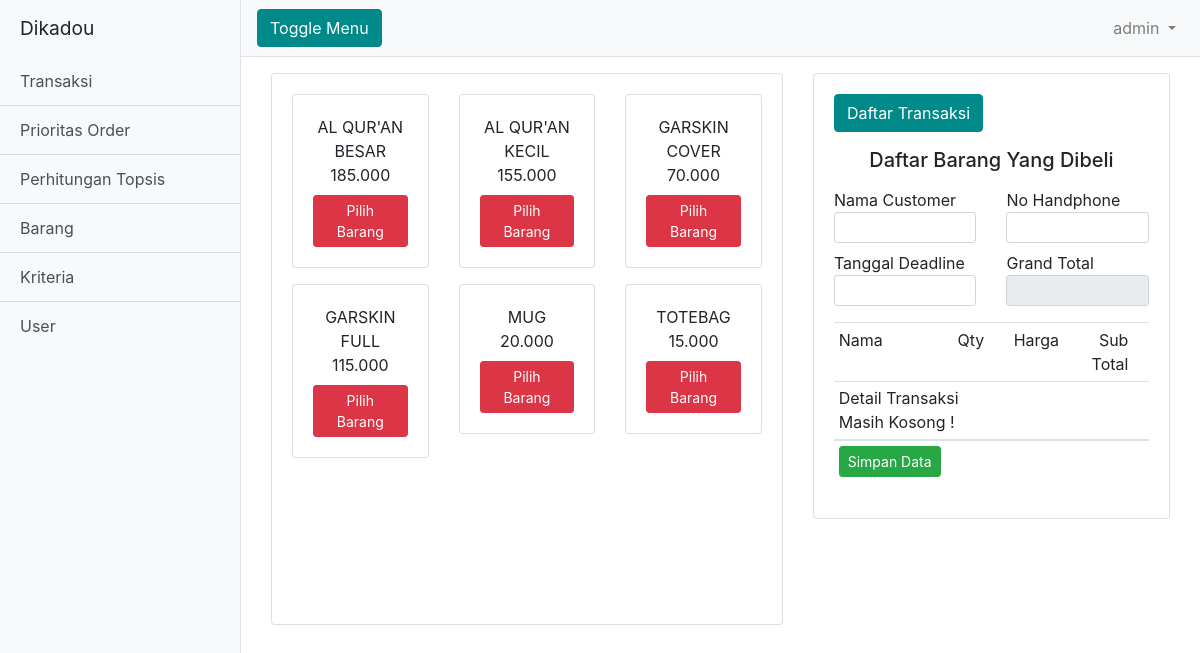
The page /admin.php?halaman=transaksi (signed in) on the database its author committed.
### tables this page shows
CREATE TABLE `barang` (
  `id_barang` int(3) NOT NULL,
  `nama_barang` varchar(100) NOT NULL,
  `harga` int(9) NOT NULL,
  `tingkat_kesulitan` int(1) NOT NULL
);

### koneksi/function.php (called while the page is built, shortened)
<?php
    function rupiah($angka){
        $hasil_rupiah = number_format($angka,0,'.','.');
        return $hasil_rupiah;
    }
?>

### system/transaksi/keranjang_transaksi/tampil.php (the view, shortened to what this page needs)
<div class="container-fluid mt-3">
    <div class="row">
        <div class="col-md-12">
            <div class="row">
                <div class="col-md-7">
                    <div class="card">
                        <div style="overflow-y: scroll; height:550px; width: auto;">
                            <div class="card-body">
                                <div class="row">
                                    <?php
                                $query = mysqli_query($koneksi, "SELECT * FROM barang ORDER BY nama_barang ASC");
                                foreach ($query as $data) :
                                    $id_barang = $data['id_barang'];
                                    $nama_barang = $data['nama_barang'];
                                    $harga = $data['harga'];
                                    $tingkat_kesulitan = $data['tingkat_kesulitan'];
                                    ?>
                                    <div class="col-md-4 mb-3">
                                        <div style="padding:0" class="card">
                                            <div class="card-body">
                                                <p style="margin:0" class="text-center">
                                                    <?php echo $nama_barang ?></p>
                                                <p style="margin:0" class="text-center">
                                                    <?php echo rupiah($harga) ?></p>
                                                <div class="text-center">
                                                    <a onclick="tambah('<?php echo $id_barang ?>','<?php echo addslashes($nama_barang) ?>','<?php echo $harga  ?>','<?php echo $tingkat_kesulitan  ?>')"
                                                        class="btn btn-sm btn-danger text-white mt-2">Pilih Barang</a>
                                                </div>
                                            </div>
                                        </div>
                                    </div>
                                    <?php endforeach; ?>
                                </div>
                            </div>
                        </div>
                    </div>
                </div>
                <div class="col-md-5">
                    <div class="card">
                        <div class="card-body">
                            <a href="?halaman=daftar_transaksi" class="btn btn-primary mb-3">Daftar Transaksi</a>
                            <h5 class="text-center mb-3">Daftar Barang Yang Dibeli</h5>
                            <form method="post" id="myform" action="">
                                <table class="table table-sm" width="100%">
                                    <thead>
                                        <tr>
                                            <td class="text-left" width="36%">Nama</td>
                                            <td class="text-center" width="15%">Qty</td>
                                            <td class="text-right" width="22%">Harga</td>
                                            <td class="text-right" width="22%">Sub Total</td>
                                            <td class="text-right" width="5%">&nbsp</td>
                                        </tr>
                                    </thead>
                                    <tbody>
                                        <tr id="label_kosong">
                                            <td colspan="2">
                                                Detail Transaksi Masih Kosong !
                                            </td>
                                            <td></td>
                                            <td></td>
                                            <td></td>
                                        </tr>
                                    </tbody>
                                    <div class="row mb-3">
                                        <div class="col-md-6">
                                            Nama Customer
                                        </div>
                                        <div class="col-md-6">
                                            No Handphone
                                        </div>
                                        <div class="col-md-6">
                                            <input type="text" class="form-control form-control-sm" name="nama_customer"
                                                required>
                                        </div>
                                        <div class="col-md-6">
                                            <input type="text" class="form-control form-control-sm hp" name="no_hp"
                                                required>
                                        </div>
                                        <div class="col-md-6 mt-2">
                                            Tanggal Deadline
                                        </div>
                                        <div class="col-md-6 mt-2">
                                            Grand Total
                                        </div>
                                        <div class="col-md-6">
                                            <input type="text" id="datepicker" class="form-control form-control-sm"
                                                name="tgl_deadline" required>
                                        </div>
                                        <div class="col-md-6">
                                            <input type="text" class="form-control form-control-sm rupiah text-right"
                                                name="grand_total" id="grand_total" value=" " readonly>
                                        </div>
                                    </div>
                                    <tbody>
                                        <tr>
                                            <td>
                                                <button type="submit" name="simpan"
                                                    class="btn btn-sm btn-success">Simpan Data</button>
                                            </td>
                                        </tr>
                                    </tbody>
                                </table>
                            </form>
                        </div>
                    </div>
                </div>
            </div>
        </div>
    </div>
</div>

### admin.php (shortened to what this page needs)
<?php
include "koneksi/koneksi.php";
include "koneksi/function.php";
?>
<!DOCTYPE html>
<html lang="en">
<head>
  <link href="assets/css/simple-sidebar.css" rel="stylesheet">
  <link href="assets/css/bootstrap.min.css" rel="stylesheet">
<link href="assets/template/sb_admin_2/vendor/datatables/dataTables.bootstrap4.min.css" rel="stylesheet">
<link href="assets/css/bootstrap-datepicker3.min.css" rel="stylesheet">
</head>
<body>
  <div class="d-flex" id="wrapper">
    <div class="bg-light border-right" id="sidebar-wrapper">
      <div class="sidebar-heading">Dikadou </div>
      <div class="list-group list-group-flush">
        <a class="list-group-item list-group-item-action bg-light" <?php if($_GET['halaman'] == "transaksi" || $_GET['halaman'] == "daftar_transaksi") {echo"active";} ?>"
                        href="?halaman=transaksi">Transaksi</a>
        <a class="list-group-item list-group-item-action bg-light" <?php if($_GET['halaman'] == "prioritas_order") {echo"active";} ?>"
            href="?halaman=prioritas_order">Prioritas Order</a>
        <a class="list-group-item list-group-item-action bg-light" <?php if($_GET['halaman'] == "topsis") {echo"active";} ?>"
            href="?halaman=topsis">Perhitungan Topsis</a>
        <a class="list-group-item list-group-item-action bg-light" <?php if($_GET['halaman'] == "barang") {echo"active";} ?>"
            href="?halaman=barang">Barang</a>
            <a class="list-group-item list-group-item-action bg-light" <?php if($_GET['halaman'] == "kriteria") {echo"active";} ?>"
            href="?halaman=kriteria">Kriteria</a>
        <a class="list-group-item list-group-item-action bg-light" <?php if($_GET['halaman'] == "user") {echo"active";} ?>"
            href="?halaman=user">User</a>
      </div>
    </div>
    <div id="page-content-wrapper">
      <nav class="navbar navbar-expand-lg navbar-light bg-light border-bottom">
        <button class="btn btn-primary" id="menu-toggle">Toggle Menu</button>
        <div class="collapse navbar-collapse" id="navbarSupportedContent">
          <ul class="navbar-nav ml-auto mt-2 mt-lg-0">
            <li class="nav-item dropdown">
              <a class="nav-link dropdown-toggle" href="#" id="navbarDropdown" role="button" data-toggle="dropdown" aria-haspopup="true" aria-expanded="false">
              <?php echo $_SESSION['username_user'] ?>
              </a>
            </li>
          </ul>
        </div>
      </nav>
      <div class="container-fluid">
        <?php
                    if ($_GET['halaman'] == 'transaksi') {
                        include "system/transaksi/keranjang_transaksi/tampil.php";
                    }
                ?>
      </div>
    </div>
  </div>
</body>
</html>

### assets/css/simple-sidebar.css (style rules this page uses)
#wrapper { overflow-x: hidden; }
#sidebar-wrapper { min-height: 100vh; margin-left: -15rem; -webkit-transition: margin .25s ease-out; -moz-transition: margin .25s ease-out; -o-transition: margin .25s ease-out; transition: margin .25s ease-out; }
#sidebar-wrapper .sidebar-heading { padding: 0.875rem 1.25rem; font-size: 1.2rem; }
#sidebar-wrapper .list-group { width: 15rem; }
#page-content-wrapper { min-width: 100vw; }
@media (min-width: 768px) { #sidebar-wrapper { margin-left: 0; } }
@media (min-width: 768px) { #page-content-wrapper { min-width: 0; width: 100%; } }

### rows shown on the page
barang: nama_barang "AL QUR'AN BESAR", harga "185.000"
barang: nama_barang "AL QUR'AN KECIL", harga "155.000"
barang: nama_barang "GARSKIN COVER", harga "70.000"
barang: nama_barang "GARSKIN FULL", harga "115.000"
barang: nama_barang "MUG", harga "20.000"
barang: nama_barang "TOTEBAG", harga "15.000"

### other values the page prints
$_SESSION['username_user'] "admin"
